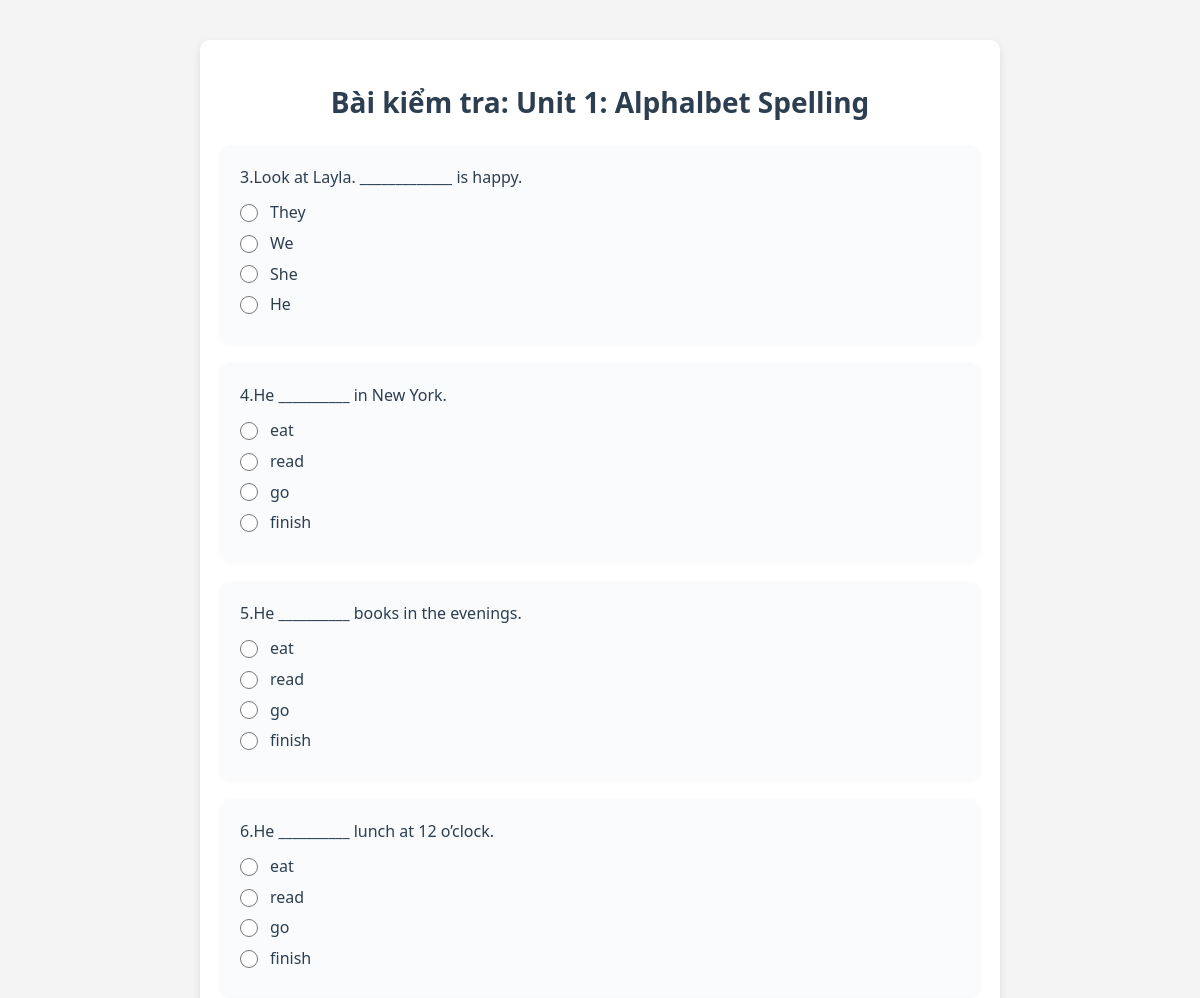
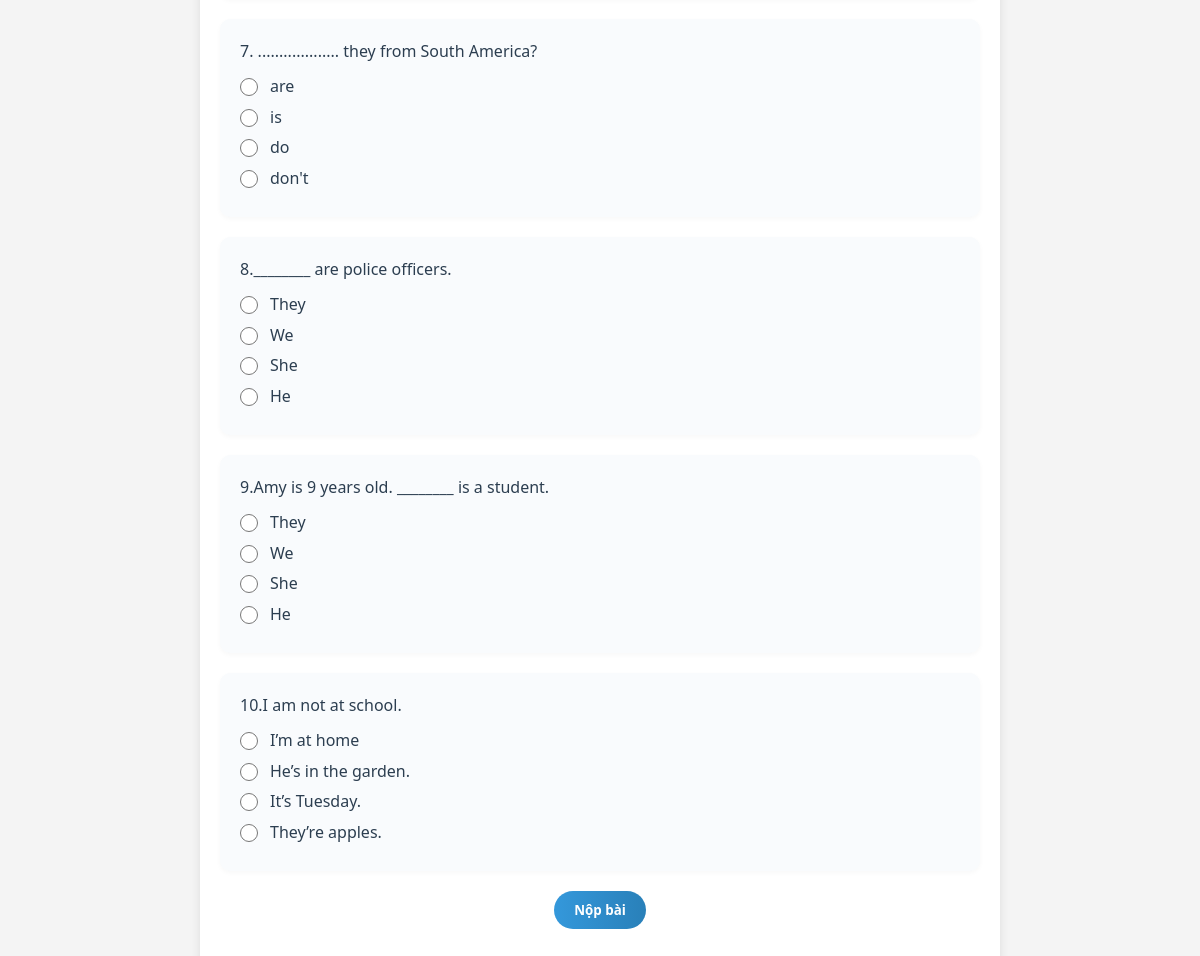
Page /admin/test_page.php?sub_lesson_id=7&course_id=1 (signed in) on the committed database (2 pictures, top to bottom).
### tables this page shows
CREATE TABLE `sub_lessons` (
  `id` int(11) NOT NULL,
  `course_id` int(11) NOT NULL,
  `title` varchar(255) NOT NULL,
  `description` text DEFAULT NULL,
  `video_url` varchar(255) DEFAULT NULL,
  `content_file` varchar(255) DEFAULT NULL,
  `order_number` int(11) DEFAULT 0
);

CREATE TABLE `sub_lesson_tests` (
  `id` int(11) NOT NULL,
  `sub_lesson_id` int(11) NOT NULL,
  `question_text` text NOT NULL,
  `option_a` varchar(255) NOT NULL,
  `option_b` varchar(255) NOT NULL,
  `option_c` varchar(255) NOT NULL,
  `option_d` varchar(255) NOT NULL,
  `correct_answer` char(1) NOT NULL
);

### admin/test_page.php (the view, shortened to what this page needs)
<?php
require_once '../config/config.php';
$sub_lesson_id = filter_var($_GET['sub_lesson_id'] ?? 0, FILTER_SANITIZE_NUMBER_INT);
$stmt = $conn->prepare("SELECT * FROM sub_lessons WHERE id = ?");
$stmt->bind_param("i", $sub_lesson_id);
$stmt->execute();
$sub_lesson = $stmt->get_result()->fetch_assoc() ?: die("Bài học không tồn tại!");
$test_stmt = $conn->prepare("SELECT * FROM sub_lesson_tests WHERE sub_lesson_id = ?");
$test_stmt->bind_param("i", $sub_lesson_id);
$test_stmt->execute();
$questions = $test_stmt->get_result();
?>
<!DOCTYPE html>
<html lang="vi">
<head>
    <link rel="stylesheet" href="../style.css">
</head>
<body>
    <div class="test-container">
        <h2>Bài kiểm tra: <?php echo htmlspecialchars($sub_lesson['title']); ?></h2>
        <form id="test-form" data-lesson-id="<?php echo $sub_lesson_id; ?>">
            <?php if ($questions->num_rows > 0): ?>
                <?php while ($question = $questions->fetch_assoc()): ?>
                    <div class="question">
                        <p><?php echo htmlspecialchars($question['question_text']); ?></p>
                        <div class="option">
                            <input type="radio" name="q<?php echo $question['id']; ?>" value="A" id="q<?php echo $question['id']; ?>_a">
                            <label for="q<?php echo $question['id']; ?>_a"><?php echo htmlspecialchars($question['option_a']); ?></label>
                        </div>
                        <div class="option">
                            <input type="radio" name="q<?php echo $question['id']; ?>" value="B" id="q<?php echo $question['id']; ?>_b">
                            <label for="q<?php echo $question['id']; ?>_b"><?php echo htmlspecialchars($question['option_b']); ?></label>
                        </div>
                        <div class="option">
                            <input type="radio" name="q<?php echo $question['id']; ?>" value="C" id="q<?php echo $question['id']; ?>_c">
                            <label for="q<?php echo $question['id']; ?>_c"><?php echo htmlspecialchars($question['option_c']); ?></label>
                        </div>
                        <div class="option">
                            <input type="radio" name="q<?php echo $question['id']; ?>" value="D" id="q<?php echo $question['id']; ?>_d">
                            <label for="q<?php echo $question['id']; ?>_d"><?php echo htmlspecialchars($question['option_d']); ?></label>
                        </div>
                    </div>
                <?php endwhile; ?>
                <button type="submit">Nộp bài</button>
            <?php else: ?>
                <p>Chưa có câu hỏi kiểm tra.</p>
            <?php endif; ?>
        </form>
    </div>
</body>
</html>

### style.css (style rules this page uses)
* { margin: 0; padding: 0; box-sizing: border-box; font-family: 'Segoe UI', Arial, sans-serif; }
body { margin: 0; font-family: 'Segoe UI', Arial, sans-serif; background: #f4f4f4; color: #2c3e50; line-height: 1.6; }
button, a { cursor: pointer; transition: all 0.3s ease; }
h2 { font-size: 24px; font-weight: 600; color: #34495e; margin: 20px 0 15px; }
.question { margin-bottom: 25px; padding: 20px; background: #f9fbfd; border-radius: 10px; box-shadow: 0 2px 5px rgba(0, 0, 0, 0.03); }
.question p { font-size: 18px; font-weight: 600; color: #34495e; margin-bottom: 15px; }
.option { margin: 10px 0; display: flex; align-items: center; }
.option input[type="radio"] { margin-right: 12px; accent-color: #3498db; width: 18px; height: 18px; }
.option label { font-size: 16px; color: #2c3e50; }

### admin/test_page.php (style rules this page uses)
body { margin: 0; font-family: Arial, sans-serif; background-color: #f4f4f4; }
.test-container { width: 90%; max-width: 800px; margin: 40px auto; padding: 20px; background: #fff; border-radius: 10px; box-shadow: 0 4px 10px rgba(0, 0, 0, 0.1); }
.test-container h2 { font-size: 28px; font-weight: 700; color: #2c3e50; text-align: center; margin-bottom: 20px; }
.question { margin-bottom: 20px; }
.question p { font-size: 16px; font-weight: 500; color: #2c3e50; margin-bottom: 10px; }
.option { margin: 5px 0; display: flex; align-items: center; }
.option input { margin-right: 10px; }
.test-container button { display: block; background: linear-gradient(90deg, #3498db, #2980b9); color: #fff; border: none; padding: 10px 20px; border-radius: 25px; font-weight: 600; cursor: pointer; margin: 20px auto; }

### rows in the picture
sub_lessons: title "Unit 1: Alphalbet Spelling"
sub_lesson_tests: question_text "3.Look at Layla. _____________ is happy.", option_a "They", option_b "We", option_c "She", option_d "He"
sub_lesson_tests: question_text "4.He __________ in New York.", option_a "eat", option_b "read", option_c "go", option_d "finish"
sub_lesson_tests: question_text "5.He __________ books in the evenings.", option_a "eat", option_b "read", option_c "go", option_d "finish"
sub_lesson_tests: question_text "6.He __________ lunch at 12 o’clock.", option_a "eat", option_b "read", option_c "go", option_d "finish"
sub_lesson_tests: question_text "7. ................... they from South America?", option_a "are", option_b "is", option_c "do", option_d "don't"
sub_lesson_tests: question_text "8.________ are police officers.", option_a "They", option_b "We", option_c "She", option_d "He"
sub_lesson_tests: question_text "9.Amy is 9 years old. ________ is a student.", option_a "They", option_b "We", option_c "She", option_d "He"
sub_lesson_tests: question_text "10.I am not at school.", option_a "I’m at home", option_b "He’s in the garden.", option_c "It’s Tuesday.", option_d "They’re apples."
